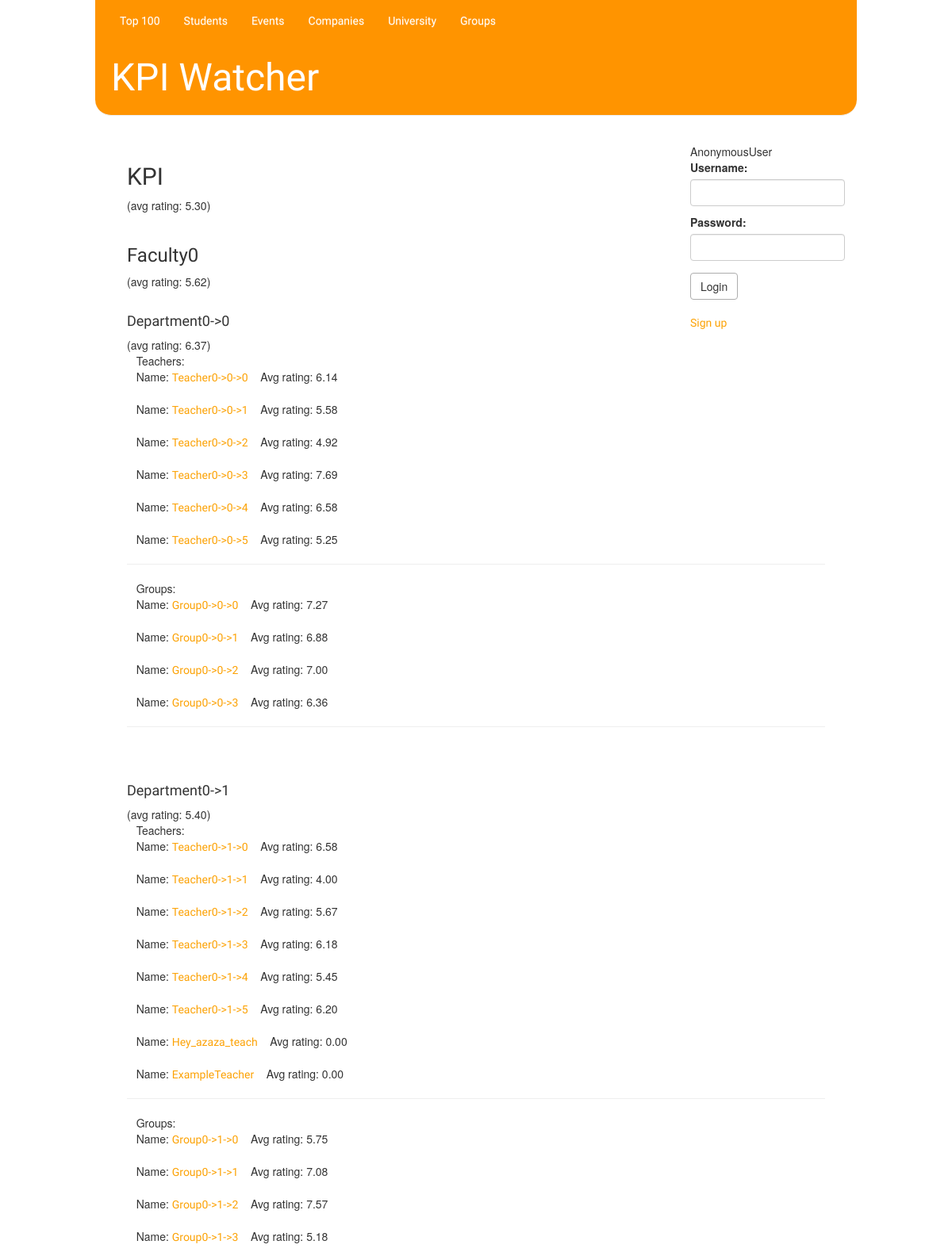
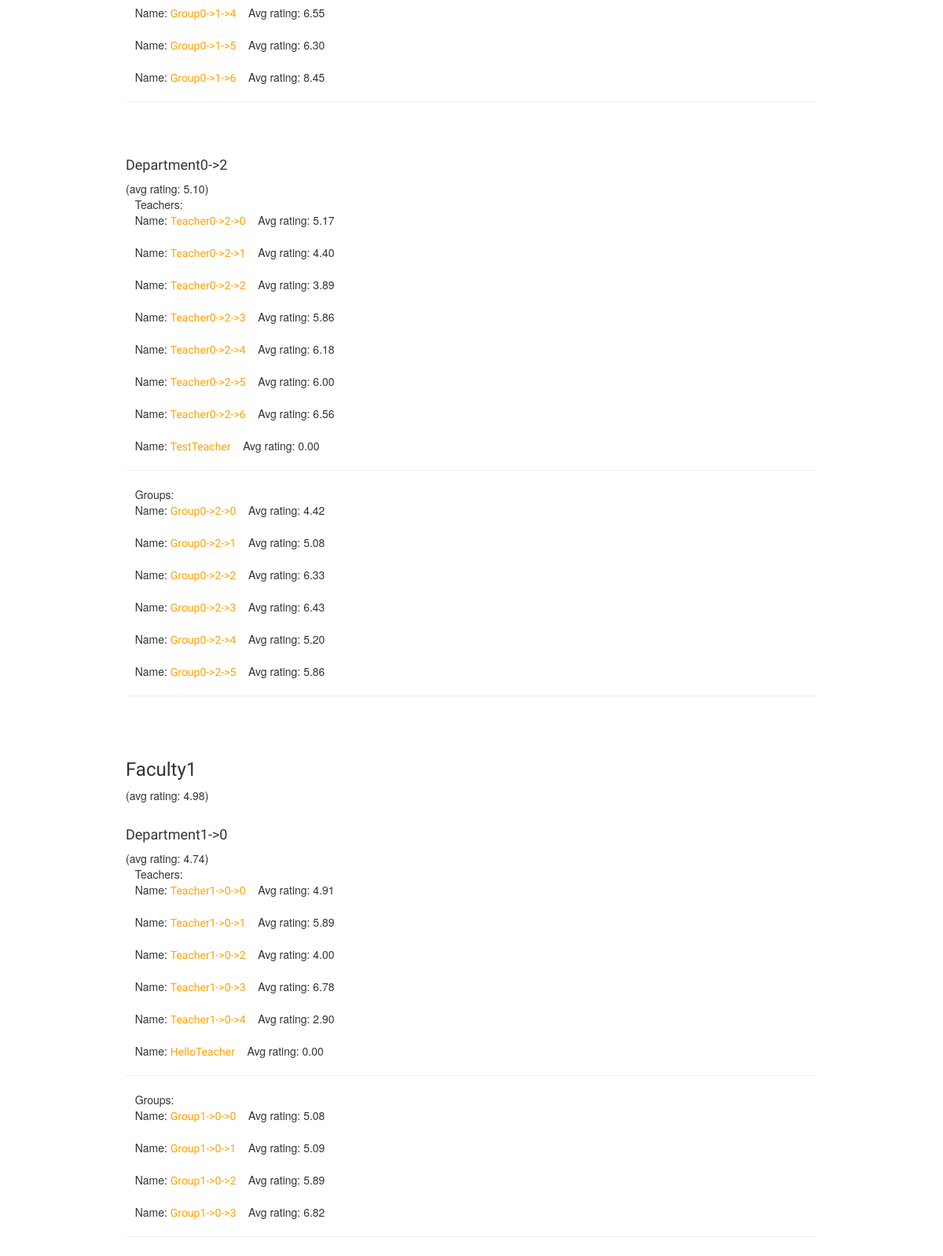
The app's page /university/ (upper part), older data (2 pictures, top to bottom).
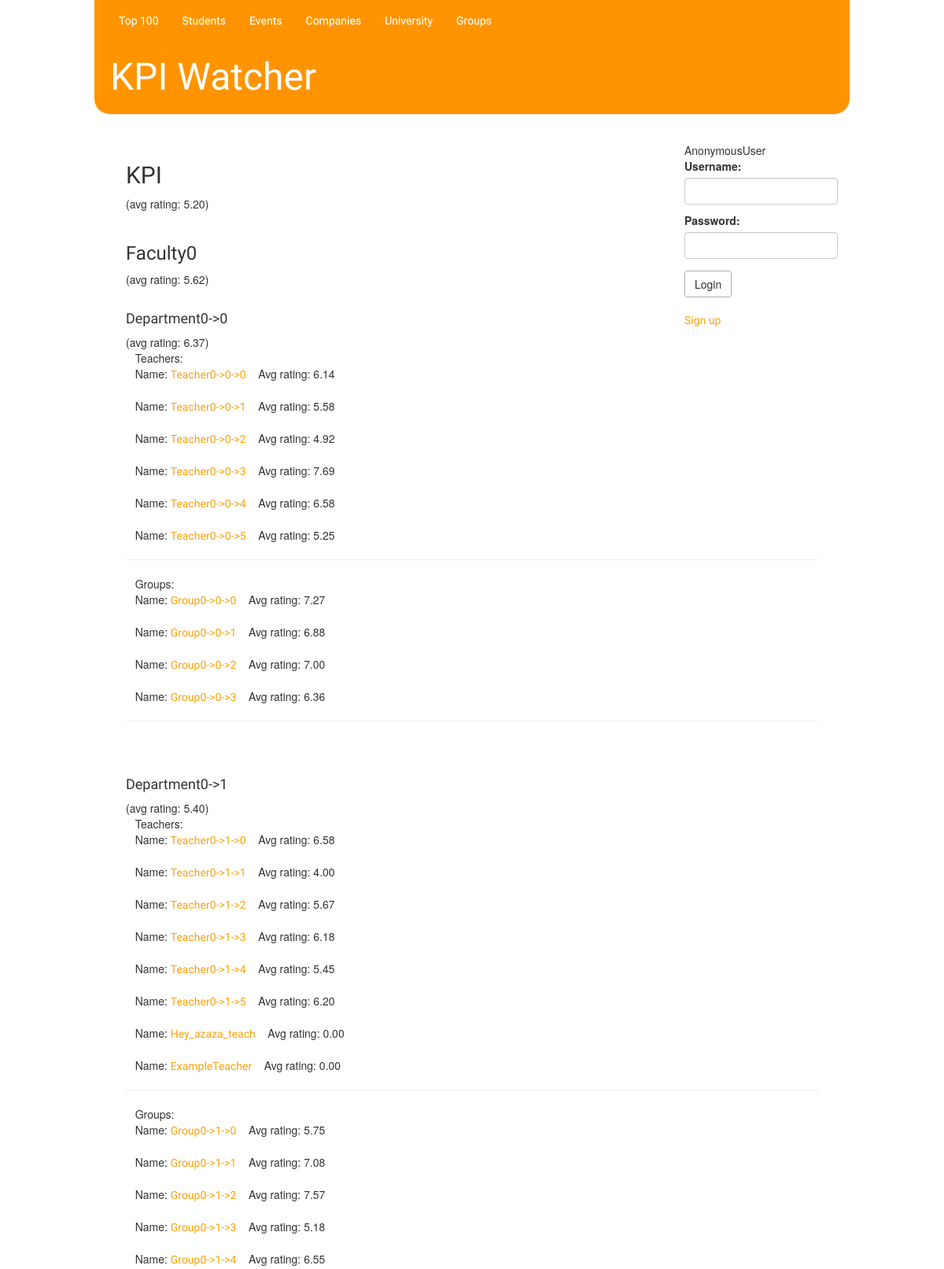
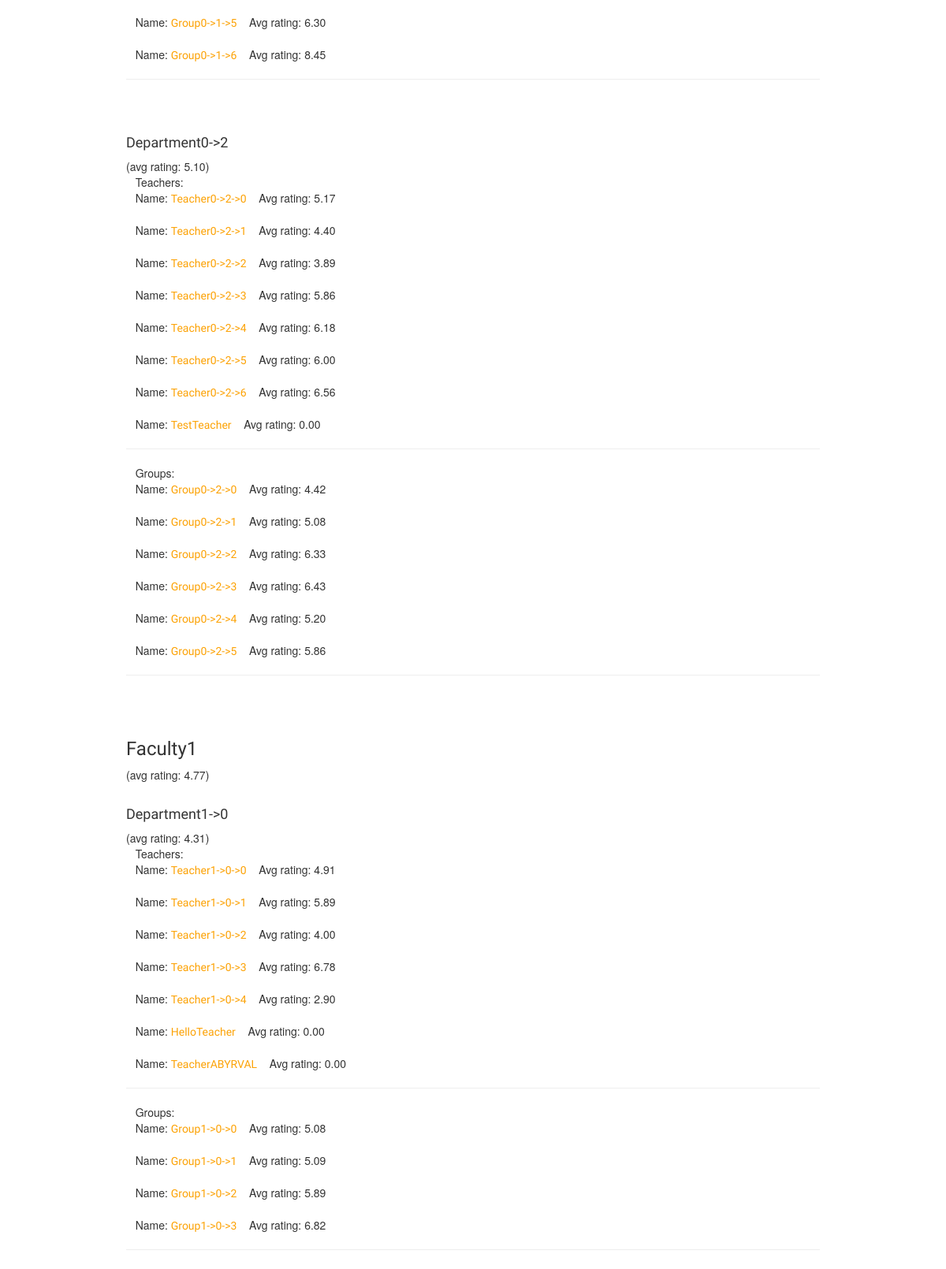
The same page, newer data (2 pictures, top to bottom).
### ratings/models.py (models this page shows)
class University(models.Model):
	name = models.CharField(max_length=50)
	avg_rating = models.DecimalField(max_digits=4, decimal_places=2, default=0, editable=False)
	def count_rating(self):
		total = 0
		for faculty in self.faculties.all():
			faculty.count_rating()
			total += faculty.avg_rating
		try:
			self.avg_rating = total / len(self.faculties.all())
			self.avg_rating = round(self.avg_rating, 2)
		except ZeroDivisionError:
			self.avg_rating = 0
		self.save()
	def __str__(self):
		return self.name

class Faculty(models.Model):
	name = models.CharField(max_length=50)
	university = models.ForeignKey(University, related_name="faculties")
	avg_rating = models.DecimalField(max_digits=4, decimal_places=2, default=0, editable=False)
	def count_rating(self):
		total = 0
		for department in self.departments.all():
			department.count_rating()
			total += department.avg_rating
		try:
			self.avg_rating = total / len(self.departments.all())
		except ZeroDivisionError:
			self.avg_rating = 0
		self.save()
	def __str__(self):
		return self.name

class Department(models.Model):
	name = models.CharField(max_length=50)
	faculty = models.ForeignKey(Faculty, related_name="departments")
	avg_rating = models.DecimalField(max_digits=4, decimal_places=2, default=0, editable=False)
	def count_rating(self):
		total = 0
		for teacher in self.teachers.all():
			total += teacher.avg_rating
		for group in self.groups.all():
			total += group.avg_rating
		try:
			self.avg_rating = total / (len(self.groups.all()) + len(self.teachers.all()))
		except ZeroDivisionError:
			self.avg_rating = 0
		self.save()
	def __str__(self):
		return self.name

class Teacher(models.Model):
	user = models.OneToOneField(User)
	department = models.ForeignKey(Department, related_name="teachers")
	avg_rating = models.DecimalField(max_digits=4, decimal_places=2, default=0, editable=False)
	count_of_votes = models.IntegerField(default=0, editable=False)
	voted_students = models.ManyToManyField('Student', related_name="rated_teachers", editable=False)
	def vote(self, vote, student):
		if not vote < 0 and not vote > 10:
			if isinstance(student, Student):
				if not self.voted_students.filter(user__id=student.user.id).exists():
					self.avg_rating = ((self.avg_rating * self.count_of_votes) + vote) / (self.count_of_votes + 1)
					self.count_of_votes += 1
					self.voted_students.add(student)
					self.save()
	 				return True
		return False
	def __str__(self):
		return self.user.get_username()

class Group(models.Model):
	name = models.CharField(max_length=50)
	department = models.ForeignKey(Department, related_name="groups")
	avg_rating = models.DecimalField(max_digits=4, decimal_places=2, default=0, editable=False)
	count_of_votes = models.IntegerField(default=0, editable=False)
	voted_teachers = models.ManyToManyField('Teacher', related_name="rated_groups", editable=False)
	def vote(self, vote, teacher):
		if not vote < 0 and not vote > 10:
			if isinstance(teacher, Teacher):
				if not self.voted_teachers.filter(user__id=teacher.user.id).exists():
					self.avg_rating = ((self.avg_rating * self.count_of_votes) + vote) / (self.count_of_votes + 1)
					self.count_of_votes += 1
					self.voted_teachers.add(teacher)
					self.save()
					return True
		return False
	def __str__(self):
		return self.name

### ratings/views.py (the view)
# urls.py: url(r'^university/', views.university, name="university"),
def university(request):
    kpi = University.objects.all().first()
    kpi.count_rating()
    return render(request, 'ratings/university.html', {'university': kpi})

### ratings/ctx_log_processor.py (called while the page is built)
def auth_form(request):
    return {'form': AuthForm(), 'request': request}

### ratings/templates/ratings/university.html
{% extends 'base.html' %}
{% block content %}
    <div>
        <h2>{{ university.name }}</h2> (avg rating:
        {{ university.avg_rating }})
        {% for faculty in university.faculties.all %}
            <br/>
            <div class="faculty">
                &nbsp;<h3> {{ faculty.name }}</h3> (avg rating: {{ faculty.avg_rating }})
                {% for department in faculty.departments.all %}
                    <br/>
                    <div class="department">
                        &nbsp;&nbsp;<h4> {{ department.name }} </h4> (avg rating: {{ department.avg_rating }})
                        <br />
                        &nbsp;&nbsp;&nbsp;Teachers:
                        {% for teacher in department.teachers.all %}
                            <br />
                            <div class="teacher teachers-groups">
                                &nbsp;&nbsp;&nbsp;Name: <a href="{% url 'ratings.views.teacher_page' pk=teacher.pk %}">{{ teacher.user.username }}</a>
                                &nbsp;&nbsp;&nbsp;Avg rating: {{ teacher.avg_rating }}
                            </div>
                        {% endfor %}
                        <hr />
                        &nbsp;&nbsp;&nbsp;Groups:
                        {% for group in department.groups.all %}
                            <br />
                            <div class="group teachers-groups">
                                &nbsp;&nbsp;&nbsp;Name: <a href="{% url 'ratings.views.group_page' pk=group.pk %}">{{ group.name }}</a>
                                &nbsp;&nbsp;&nbsp;Avg rating: {{ group.avg_rating }}
                            </div>
                        {% endfor %}
                        <hr />
                    </div>
                {% endfor %}
            </div>
        {% endfor %}
    </div>
{% endblock %}

Row changes from the older to the newer data that the page shows:
changed University "KPI": avg_rating "5.30" → "5.20"
changed Faculty "Faculty1": avg_rating "4.98" → "4.77"
changed Department "Department1->0": avg_rating "4.74" → "4.31"
added Teacher: user.username "TeacherABYRVAL", avg_rating "0.00", shown under Department "Department1->0"
